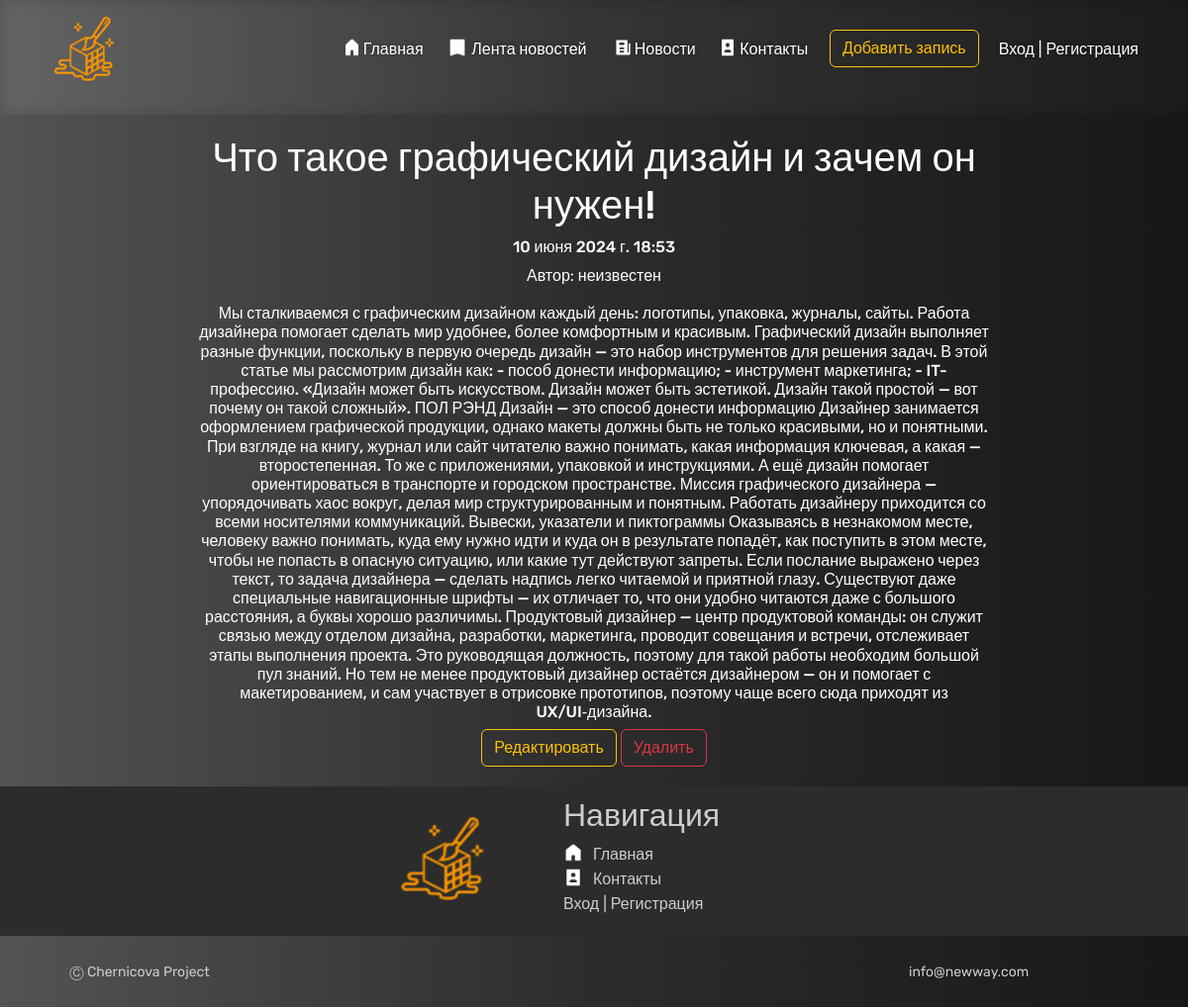
The page /news/1/ on the database its author committed.
### news/models.py (models this page shows, shortened)
class Articles(models.Model):
    title = models.CharField('Название', max_length=100)
    anons = models.CharField('Анонс', max_length=100)
    full_text = models.TextField('Статья')
    date = models.DateTimeField('Дата публикации')
    author = models.ForeignKey(get_user_model(), on_delete=models.SET_NULL, related_name='posts', null=True,
                               default=None)
    class Meta:
        verbose_name = 'Новость'
        verbose_name_plural = 'Новости'

### news/views.py (the view, shortened to what this page needs)
# urls.py: path('<int:pk>/', views.NewsDetailView.as_view(), name='news-detail'),
class NewsDetailView(DetailView):
    model = Articles
    template_name = 'news/details_view.html'
    context_object_name = 'article'

### news/templates/news/details_view.html (shortened to what this page needs)
{% extends 'menu/layout.html' %}
{% block content %}
<div class="texter">
<h1>{{ article.title }}</h1>
    <h6>{{ article.date }}</h6>
    <p>Автор: {{ p.author.username|default:"неизвестен" }}</p>
<h6>{{ article.full_text }}</h6>
    <a href="{% url 'news-update' article.id %}" class="btn btn-outline-warning">Редактировать</a>
    <a href="{% url 'news-delete' article.id %}" class="btn btn-outline-danger">Удалить</a>
</div>
{% endblock %}

### menu/static/menu/css/menu.css (style rules this page uses)
* { box-sizing: border-box; }
body { margin: 0; background: #7f7fd5; background: linear-gradient(to right, #535353, #2c2c2c, #171717); font-family: 'Rubik', sans-serif; height: 100% !important; background-color: #F8F9FB !important; color: white; }
.texter { margin-top: 20px; margin-bottom: 20px; margin-left: 200px; margin-right: 200px; color: white; text-align: center; }
*, *::before, *::after { box-sizing: border-box; padding: 0; margin: 0; }

### rows shown on the page
Articles: title "Что такое графический дизайн и зачем он нужен!", date "10 июня 2024 г. 18:53", full_text "Мы сталкиваемся с графическим дизайном каждый день: логотипы, упаковка, журналы, сайты. Работа дизайнера помогает сделать мир удобнее, более комфортным и красивым. Графический дизайн выполняет разные функции, поскольку в первую очередь дизайн — это набор инструментов для решения задач. В этой статье мы рассмотрим дизайн как: - пособ донести информацию; - инструмент маркетинга; - IT-профессию. «Дизайн может быть искусством. Дизайн может быть эстетикой. Дизайн такой простой — вот почему он такой сложный». ПОЛ РЭНД Дизайн — это способ донести информацию Дизайнер занимается оформлением графической продукции, однако макеты должны быть не только красивыми, но и понятными. При взгляде на книгу,…"

### other values the page prints
{{ p.author.username|default:"неизвестен" }} "неизвестен"
